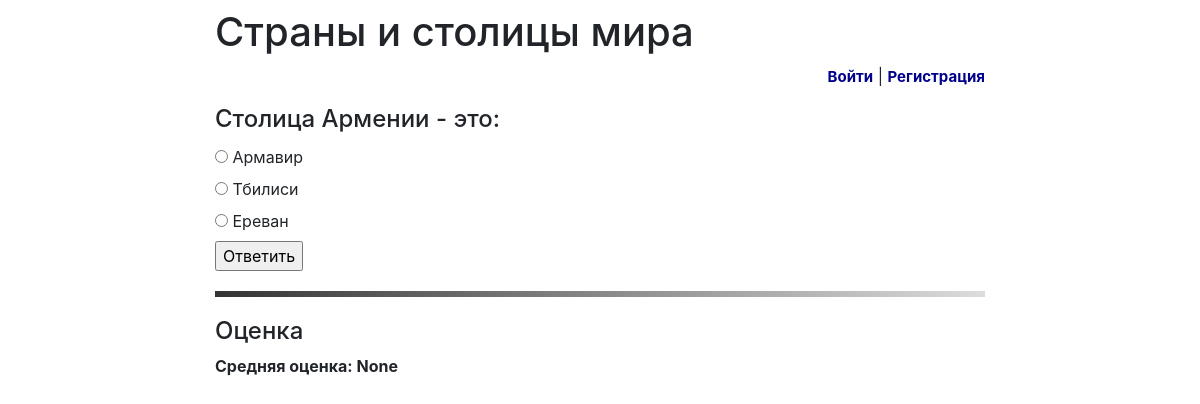
/geography/2/, run on the app's committed database.
### geography/models.py (models this page shows)
class Capital(models.Model):
    capital_text = models.CharField(max_length=255)
    pub_date = models.DateTimeField('date published')

class Option(models.Model):
    capital = models.ForeignKey(Capital, on_delete=models.CASCADE)
    text = models.CharField(max_length=255)
    correct = models.BooleanField(default=False)

### geography/views.py (the view)
# urls.py: re_path(r'^([0-9]+)/$', views.detail, name='detail'),
def detail(request, capital_id):
    error_message = None
    if "error_message" in request.GET:
        error_message = request.GET["error_message"]
    return render(
        request,
        "answer.html",
        {
            "capital": get_object_or_404(Capital, pk=capital_id),
            "error_message": error_message,
            "already_rated_by_user":
                Mark.objects
                    .filter(author_id=request.user.id)
                    .filter(capital_id=capital_id)
                    .count(),
            "user_rating":
                Mark.objects
                    .filter(author_id=request.user.id)
                    .filter(capital_id=capital_id)
                    .aggregate(Avg('mark'))
                ["mark__avg"],
            "avg_mark":
                Mark.objects
                    .filter(capital_id=capital_id)
                    .aggregate(Avg('mark'))
                ["mark__avg"]
        }
    )

### templates/answer.html (shortened to what this page needs)
{% extends 'base.html' %}
{% block main %}
<h4 class="card-title">{{ capital.capital_text }}</h4>
<form action="answer/" method="post">
    {% for option in capital.option_set.all %}
        <input type="radio"  name="option"
            id="option{{ forloop.counter }}"
            value="{{ option.id }}"/>
        <label for="option{{ forloop.counter }}">
            {{ option.text }}
        </label><br>
    {% endfor %}
    <input type="submit" value="Ответить"/>
</form>
   <hr class="hr-horizontal-gradient">
    <h4 >Оценка</h4>
    <p style="font-weight:bold">Средняя оценка:
        <span id="avg_mark_span">
            {{ avg_mark }}
        </span>
    </p>
{% endblock %}

### templates/answer.html (style rules this page uses)
.hr-horizontal-gradient { margin: 20px 0; padding: 0; height: 6px; border: none; background: linear-gradient(45deg, #333, #ddd); }

### data on the page
Capital: capital_text "Столица Армении - это:"
Option: text "Армавир"
Option: text "Тбилиси"
Option: text "Ереван"

### other printed values
{{ avg_mark }} "None"
